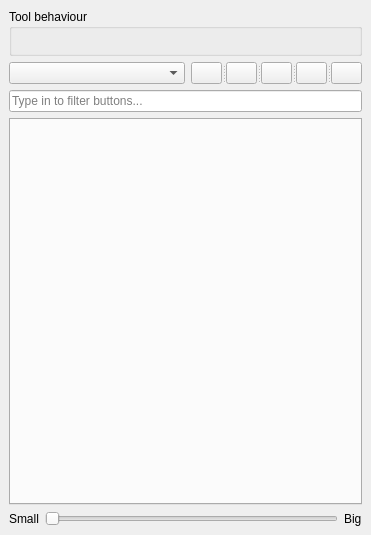
<?xml version="1.0" encoding="UTF-8"?>
<ui version="4.0">
 <class>DockWidget</class>
 <widget class="QDockWidget" name="DockWidget">
  <property name="geometry">
   <rect>
    <x>0</x>
    <y>0</y>
    <width>371</width>
    <height>535</height>
   </rect>
  </property>
  <property name="windowTitle">
   <string>DSGTools: Custom Feature Toolbox</string>
  </property>
  <widget class="QWidget" name="dockWidgetContents">
   <layout class="QGridLayout" name="gridLayout_2">
    <item row="0" column="0">
     <widget class="QgsCollapsibleGroupBox" name="mGroupBox_2">
      <property name="title">
       <string>Tool behaviour</string>
      </property>
      <layout class="QGridLayout" name="gridLayout">
       <item row="1" column="0">
        <layout class="QHBoxLayout" name="horizontalLayout">
         <item>
          <widget class="SwitchButton" name="toolBehaviourSwitch" native="true"/>
         </item>
        </layout>
       </item>
       <item row="2" column="0">
        <layout class="QHBoxLayout" name="horizontalLayout_3">
         <item>
          <widget class="SwitchButton" name="layerSelectionSwitch" native="true"/>
         </item>
        </layout>
       </item>
      </layout>
     </widget>
    </item>
    <item row="1" column="0">
     <layout class="QVBoxLayout" name="verticalLayout">
      <item>
       <layout class="QHBoxLayout" name="horizontalLayout_6">
        <item>
         <widget class="QComboBox" name="setupComboBox">
          <property name="sizePolicy">
           <sizepolicy hsizetype="Expanding" vsizetype="Fixed">
            <horstretch>0</horstretch>
            <verstretch>0</verstretch>
           </sizepolicy>
          </property>
         </widget>
        </item>
        <item>
         <widget class="QSplitter" name="splitter">
          <property name="orientation">
           <enum>Qt::Horizontal</enum>
          </property>
          <widget class="QPushButton" name="importPushButton">
           <property name="maximumSize">
            <size>
             <width>31</width>
             <height>33</height>
            </size>
           </property>
           <property name="toolTip">
            <string>Imports a set of buttons setup (profile) from a file</string>
           </property>
           <property name="text">
            <string/>
           </property>
           <property name="icon">
            <iconset resource="../../../../resources.qrc">
             <normaloff>:/plugins/DsgTools/icons/import.png</normaloff>:/plugins/DsgTools/icons/import.png</iconset>
           </property>
           <property name="iconSize">
            <size>
             <width>16</width>
             <height>16</height>
            </size>
           </property>
           <property name="flat">
            <bool>false</bool>
           </property>
          </widget>
          <widget class="QPushButton" name="exportPushButton">
           <property name="maximumSize">
            <size>
             <width>31</width>
             <height>33</height>
            </size>
           </property>
           <property name="toolTip">
            <string>Exports current set of buttons setup (profile) to a file</string>
           </property>
           <property name="text">
            <string/>
           </property>
           <property name="icon">
            <iconset resource="../../../../resources.qrc">
             <normaloff>:/plugins/DsgTools/icons/save.png</normaloff>:/plugins/DsgTools/icons/save.png</iconset>
           </property>
          </widget>
          <widget class="QPushButton" name="editSetupPushButton">
           <property name="maximumSize">
            <size>
             <width>31</width>
             <height>33</height>
            </size>
           </property>
           <property name="toolTip">
            <string>Edits current buttons setup (profile) from a file</string>
           </property>
           <property name="text">
            <string/>
           </property>
           <property name="icon">
            <iconset resource="../../../../resources.qrc">
             <normaloff>:/plugins/DsgTools/icons/config.png</normaloff>:/plugins/DsgTools/icons/config.png</iconset>
           </property>
          </widget>
          <widget class="QPushButton" name="addPushButton">
           <property name="maximumSize">
            <size>
             <width>31</width>
             <height>33</height>
            </size>
           </property>
           <property name="toolTip">
            <string>Adds a buttons setup (profile)</string>
           </property>
           <property name="text">
            <string/>
           </property>
           <property name="icon">
            <iconset resource="../../../../resources.qrc">
             <normaloff>:/plugins/DsgTools/icons/plus.png</normaloff>:/plugins/DsgTools/icons/plus.png</iconset>
           </property>
           <property name="flat">
            <bool>false</bool>
           </property>
          </widget>
          <widget class="QPushButton" name="removePushButton">
           <property name="maximumSize">
            <size>
             <width>31</width>
             <height>33</height>
            </size>
           </property>
           <property name="toolTip">
            <string>Removes current buttons setup (profile)</string>
           </property>
           <property name="text">
            <string/>
           </property>
           <property name="icon">
            <iconset resource="../../../../resources.qrc">
             <normaloff>:/plugins/DsgTools/icons/remove.png</normaloff>:/plugins/DsgTools/icons/remove.png</iconset>
           </property>
           <property name="iconSize">
            <size>
             <width>16</width>
             <height>16</height>
            </size>
           </property>
           <property name="flat">
            <bool>false</bool>
           </property>
          </widget>
         </widget>
        </item>
       </layout>
      </item>
      <item>
       <widget class="QLineEdit" name="bFilterLineEdit">
        <property name="placeholderText">
         <string>Type in to filter buttons...</string>
        </property>
       </widget>
      </item>
      <item>
       <widget class="QTabWidget" name="tabWidget">
        <property name="currentIndex">
         <number>-1</number>
        </property>
       </widget>
      </item>
     </layout>
    </item>
    <item row="3" column="0">
     <layout class="QHBoxLayout" name="horizontalLayout_5">
      <item>
       <widget class="QLabel" name="label_6">
        <property name="sizePolicy">
         <sizepolicy hsizetype="Minimum" vsizetype="Preferred">
          <horstretch>0</horstretch>
          <verstretch>0</verstretch>
         </sizepolicy>
        </property>
        <property name="text">
         <string>Small</string>
        </property>
       </widget>
      </item>
      <item>
       <widget class="QSlider" name="slider">
        <property name="sizePolicy">
         <sizepolicy hsizetype="Expanding" vsizetype="Minimum">
          <horstretch>0</horstretch>
          <verstretch>0</verstretch>
         </sizepolicy>
        </property>
        <property name="maximum">
         <number>2</number>
        </property>
        <property name="orientation">
         <enum>Qt::Horizontal</enum>
        </property>
       </widget>
      </item>
      <item>
       <widget class="QLabel" name="label_7">
        <property name="text">
         <string>Big</string>
        </property>
       </widget>
      </item>
     </layout>
    </item>
   </layout>
   <zorder>mGroupBox_2</zorder>
   <zorder></zorder>
   <zorder></zorder>
   <zorder>splitter</zorder>
  </widget>
 </widget>
 <customwidgets>
  <customwidget>
   <class>QgsCollapsibleGroupBox</class>
   <extends>QGroupBox</extends>
   <header>qgscollapsiblegroupbox.h</header>
   <container>1</container>
  </customwidget>
  <customwidget>
   <class>SwitchButton</class>
   <extends>QWidget</extends>
   <header>DsgTools.gui.CustomWidgets.BasicInterfaceWidgets.switchButton.h</header>
   <container>1</container>
  </customwidget>
 </customwidgets>
 <resources>
  <include location="../../../../resources.qrc"/>
 </resources>
 <connections/>
</ui>
